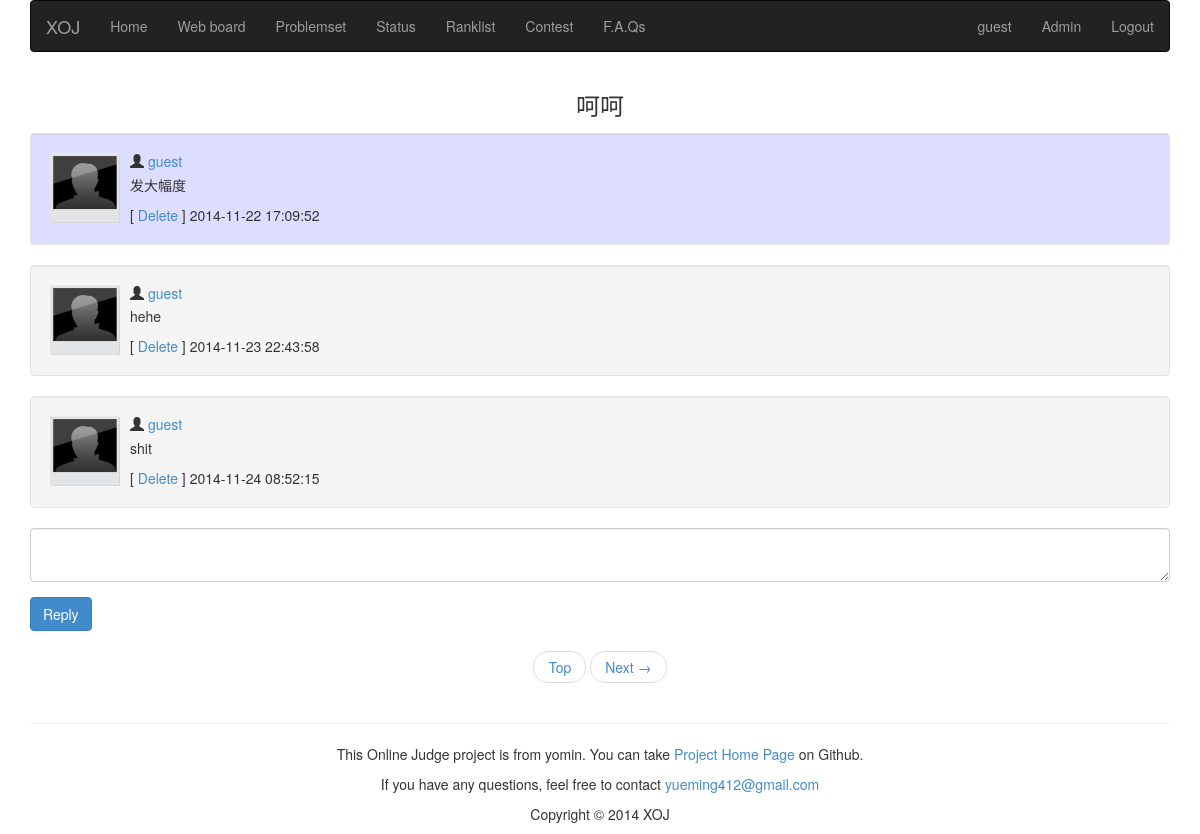
The app's page /comment/1/ (signed in) with its own data.
### appfile/models.py (models this page shows, shortened)
class User(db.Model):
    userid = db.Column(db.String(22), primary_key = True, unique = True)
    nickname = db.Column(db.String(22),unique = True)
    password = db.Column(db.String(100),unique = True)
    is_admin = db.Column(db.Boolean)
    ac_count = db.Column(db.Integer, default = 0)
    submit_count = db.Column(db.Integer, default = 0)
    def is_authenticated(self):
        return True

class Comment(db.Model):
    tid = db.Column(db.Integer, primary_key = True)
    pid = db.Column(db.Integer)
    userid = db.Column(db.String(22))
    nickname = db.Column(db.String(22))
    title = db.Column(db.String(32))
    content = db.Column(db.Text)
    post_time = db.Column(db.String(19))
    last_reply = db.Column(db.String(19))
    re = db.Column(db.Integer, default = 0)
    replys = db.relationship('Reply', backref = db.backref('comment'))

class Reply(db.Model):
    rid = db.Column(db.Integer, primary_key = True)
    tid = db.Column(db.Integer, db.ForeignKey('comment.tid', ondelete = 'CASCADE'))
    userid = db.Column(db.String(22))
    nickname = db.Column(db.String(22))
    content = db.Column(db.Text)
    post_time = db.Column(db.String(19))

### appfile/views.py (the view, shortened to what this page needs)
@app.route('/comment/<int:tid>/',methods = ['GET','POST'])
def show_comment(tid):
    form = ReplyForm()
    if request.method == 'GET':
        page = request.args.get('page')
        if not page:
            page = 1
        else:
            page = int(page)
        if page == 1:
            comment = Comment.query.get(tid)
        else:
            comment = None
        title = Comment.query.get(tid).title
        reply_list = Reply.query.filter_by(tid = tid).order_by(Reply.tid).paginate(page, MAX_REPLY_NUM_ONE_PAGE,False)
        return render_template('showcomment.html', tid = tid, title = title, comment = comment, page = page,reply_list = reply_list, form = form)

### appfile/forms.py
class ReplyForm(Form):
    content = TextAreaField()

### appfile/views.py (called while the page is built)
@login_manager.user_loader
def load_user(userid):
    return User.query.get(userid)

@app.before_request
def before_request():
    g.user = current_user
    if g.user.is_authenticated():
        g.url = url_for('userinfo',userid = g.user.userid)

### appfile/templates/showcomment.html (shortened to what this page needs)
{% extends "base.html" %}
{% block content %}
<div class="container">
<h3 class="center">{{ title }}</h3>
    {% if page == 1 %}
        <div class="media well" style="background-color: #DDDDFF">
            <a class="media-left" href="#">
                <img src={{ url_for('static', filename='image/anonimous.jpg') }} alt="user image" height="70px" width="70px"></a>
            <div class="media-body">
                <h5 class="media-heading">
                    <span class="glyphicon glyphicon-user"></span>
                    <a href={{ url_for('userinfo', userid = comment.userid) }}>{{ comment.nickname }}</a>
                </h5>
                <p>{{ comment.content }}</p>
                {% if g.user.is_authenticated() and (g.user.is_admin or g.user.userid == comment.userid) %}
                [<a href={{ url_for('deletepost', tid = comment.tid) }}> Delete </a>]
                {% endif %}
                {{ comment.post_time }}
            </div>
        </div>
    {% endif %}
    {% for reply in reply_list.items %}
        <div class="media well">
            <a class="media-left" href="#">
                <img src={{ url_for('static', filename='image/anonimous.jpg') }} alt="user image" height="70px" width="70px"></a>
            <div class="media-body">
                <h5 class="media-heading">
                    <span class="glyphicon glyphicon-user"></span>
                    <a href={{ url_for('userinfo', userid = reply.userid) }}> {{ reply.nickname }} </a>
                </h5>
                <p>{{ reply.content }}</p>
                {% if g.user.is_authenticated() and (g.user.is_admin or g.user.userid == reply.userid) %}
                    [<a href={{ url_for('deletepost', rid = reply.rid) }}> Delete </a>]
                {% endif %}
                {{ reply.post_time }}
            </div>
        </div>
    {% endfor %}
    <div>
            {% if g.user.is_authenticated() %}
                <form action={{ url_for('show_comment', tid = tid )}} method="POST">
                    <div class="form-group">
                    {{ form.content(class="form-control") }}
                    </div>
                    <button type="submit" class="btn btn-primary">Reply</button>
                </form>
            {% endif %}
    </div>
    <ul class="pager">
        <li>
            <a href={{ url_for('show_comment', tid = tid, page = 1) }}>Top</a>
        </li>
        {% if reply_list.has_next %}
        <li>
            <a href={{ url_for('show_comment', tid = tid,page = reply_list.next_num) }}>Next &rarr;</a>
        </li>
        {% endif %}
    </ul>
</div>
{% endblock %}

### appfile/templates/base.html (shortened to what this page needs)
<!DOCTYPE html>
<html lang="zh-cn">
    <head>
        <link rel="stylesheet" type="text/css" href={{ url_for('static', filename='css/bootstrap.min.css') }}>
        <link rel="stylesheet" type="text/css" href={{ url_for('static', filename='css/style.css') }}>
    </head>
    <body>
        <div class="container">
            <nav class="navbar navbar-inverse" role="navigation">
                <div class="navbar-header">
                    <a class="navbar-brand" href={{ url_for('index')}}>XOJ</a>
                </div>
                <div class="collapse navbar-collapse" id="bs-example-navbar-collapse-1">
                    <ul class="nav navbar-nav">
                        <li><a href="/">Home</a></li>
                        <li><a href="/discuss/">Web board</a></li>
                        <li><a href="/problemset/">Problemset</a></li>
                        <li><a href="/status/">Status</a></li>
                        <li><a href="/ranklist/">Ranklist</a></li>
                        <li><a href="/">Contest</a></li>
                        <li><a href="/FAQ/">F.A.Qs</a></li>
                    </ul>
                    {% if g.user.is_authenticated() %}
                        <ul class="nav navbar-nav navbar-right">
                            <li><a href={{ g.url }}>{{ g.user.userid }}</a></li>
                            {% if g.user.is_admin %}
                                <li><a href="/admin/">Admin</a></li>
                            {% endif %}
                            <li><a href="/logout/">Logout</a></li>
                        </ul>
                    {% else %}
                    <div class="navbar-form navbar-right">
                            <a href="/login/" class="btn btn-primary">Sign in</a>
                            <a href="/register/" class="btn btn-default">Sign up</a>
                    </div>
                    {% endif %}
                </div>
            </nav>
        </div>
        {% block content %}
        {% endblock %}
        <div class="container">
            <footer>
                <hr>
                <p class="text-center">
                    This Online Judge project is from yomin. You can take
                    <a href="http://github/Rominyue">Project Home Page</a>
                    on Github.
                </p>
                <p class="text-center">
                    If you have any questions, feel free to contact
                    <a href="mailto:someone@example.com">yueming412@gmail.com</a>
                </p>
                <p class="text-center">Copyright © 2014 XOJ</p>
            </footer>
        </div>
    </body>
</html>

### appfile/static/css/style.css (style rules this page uses)
.center { text-align: center; }
a:link { text-decoration: none; }

### records on screen
User: user.userid "guest"
Comment: title "呵呵", nickname "guest", content "发大幅度", post_time "2014-11-22 17:09:52"
Reply: nickname "guest", content "hehe", post_time "2014-11-23 22:43:58"
Reply: nickname "guest", content "shit", post_time "2014-11-24 08:52:15"
